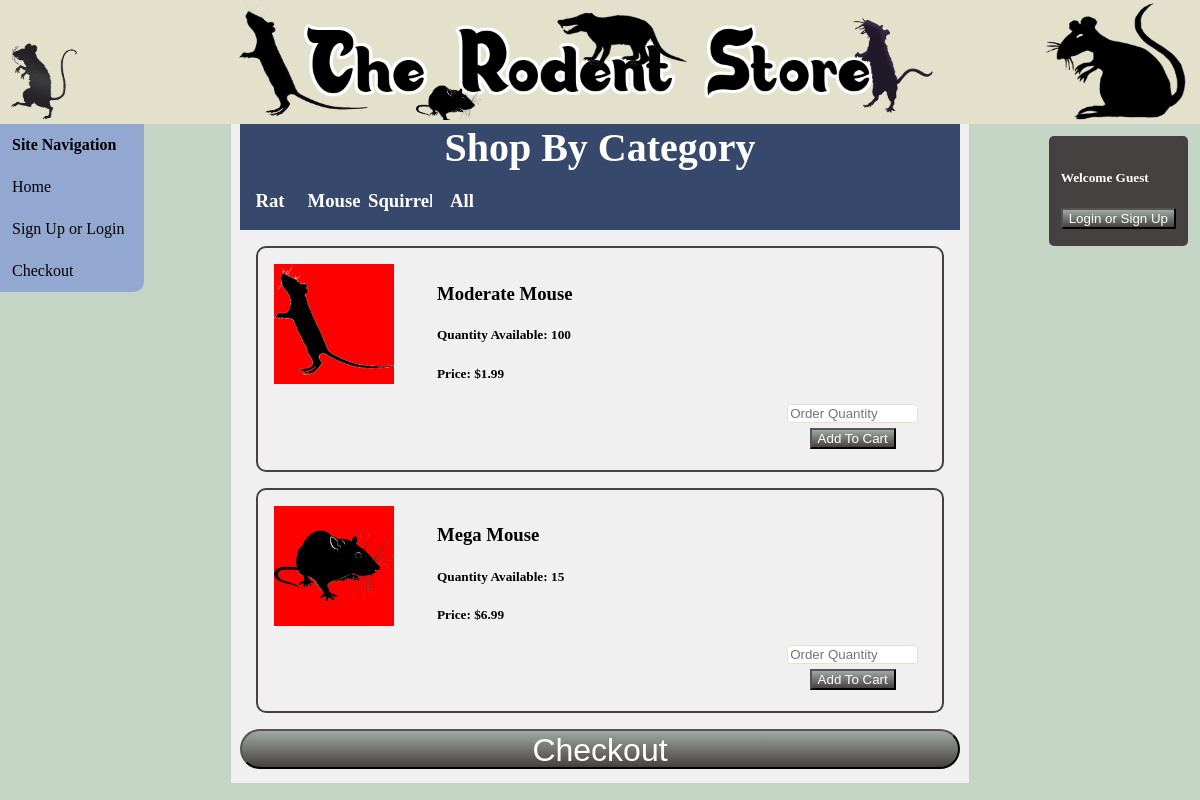
The page /index.php?cat=mouse on the database its author committed.
### tables this page shows
CREATE TABLE `entity_product` (
  `product_id` int(11) NOT NULL AUTO_INCREMENT,
  `product_quantity` int(11) DEFAULT '0',
  `product_name` varchar(50) NOT NULL,
  `product_img_path` varchar(255) DEFAULT 'default/image/path.png',
  `product_price` float DEFAULT '0',
  `product_category` varchar(20) DEFAULT NULL,
  PRIMARY KEY (`product_id`),
  UNIQUE KEY `product_name` (`product_name`),
  UNIQUE KEY `product_name_2` (`product_name`)
);

### phpScripts/prodTableScript.php (the view, shortened to what this page needs)
<?php
$server = "localhost";
$username = "root";
$password = "";
$db = "storefront";
$filter = (isSet($_GET["cat"])) ? "WHERE product_category = '" . $_GET["cat"] . "'": "";
$sql = "SELECT product_id, product_quantity, product_name, product_img_path, product_price FROM entity_product $filter;";
function displayProducts() {
    global $server, $username, $password, $db, $sql, $result, $row;
    $conn = connect($server, $username, $password, $db);
    if($result = $conn->query($sql)) {
        if($result->num_rows > 0) {
            while($row = $result->fetch_assoc()) {
                echo "<div class='product'>";
                echo "<img class='prodImg' src='" . $row["product_img_path"] ."' alt='" . $row["product_img_path"] . "' />";
                echo "<div class='prodInfo'>";
                echo "<h3>" . $row["product_name"] . "</h3>";
                echo "<h5>Quantity Available: " . $row["product_quantity"] . "</h5>";
                echo "<h5>Price: $" . number_format($row["product_price"], 2) . "</h5>";
                echo "<div class='prodInput'>";
                echo "<input id='" . $row["product_id"] . "' type='number' max='" . $row["product_quantity"] . "' min='0' step='1' placeholder='Order Quantity' onchange='limitOrdered(" . $row["product_id"] . ");' />";
                echo "<input type='button' value='Add To Cart' onclick='addToCart(" . $row["product_id"] . ", " . $row["product_quantity"] . ", \"" . $row["product_name"] . "\", \"" . $row["product_img_path"] . "\", " . $row["product_price"] . ")' />";
                echo "</div>";
                echo "</div>";
                echo "</div>";
            }
        } else {
            echo "<h4>No Products At This Time</h4>";
        }
    } else {
        echo $conn->error;
    }
}
?>

### css/sitestyle.css (style rules this page uses)
html { margin: 0; padding: 0; }
body { background-color: #c5d5c5; margin: 0; padding: 0; }
input, select { margin-top: 0; margin-bottom: 0.42vw; }
input[type="submit"], [type="button"], select { background-image: linear-gradient(#9fa9a3, #454140); color: white; }
input[type="text"], [type="password"], [type="number"], select { border: 0.105vw solid #e3e0cc; border-radius: 0.3vw; width: 10.417vw; }
.product { border: 2px solid #454140; border-radius: 10px; overflow: auto; margin: 1em; padding: 1em; }
.prodImg { background-color: red; width: 10vw; float: left; }
.prodInfo { float: right; width: 75%; overflow: auto; }
.prodInput { float: right; width: 30%; text-align: center; overflow: auto; }

### rows shown on the page
entity_product: product_img_path (picture), product_name "Moderate Mouse", product_quantity "100", product_price "1.99"
entity_product: product_img_path (picture), product_name "Mega Mouse", product_quantity "15", product_price "6.99"
